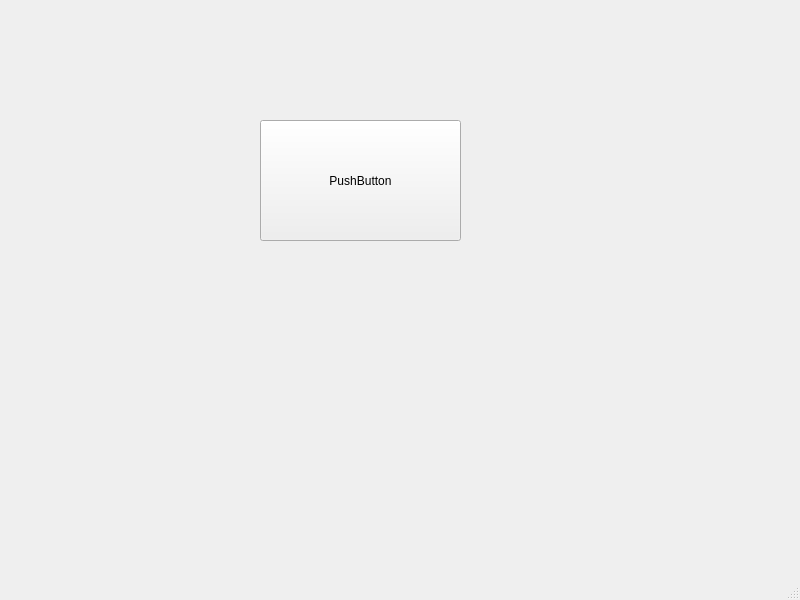
<?xml version="1.0" encoding="UTF-8"?>
<ui version="4.0">
 <class>MainWindow</class>
 <widget class="QMainWindow" name="MainWindow">
  <property name="geometry">
   <rect>
    <x>0</x>
    <y>0</y>
    <width>800</width>
    <height>600</height>
   </rect>
  </property>
  <property name="windowTitle">
   <string>MainWindow</string>
  </property>
  <widget class="QWidget" name="centralwidget">
   <widget class="QPushButton" name="pushButton">
    <property name="geometry">
     <rect>
      <x>260</x>
      <y>120</y>
      <width>201</width>
      <height>121</height>
     </rect>
    </property>
    <property name="text">
     <string>PushButton</string>
    </property>
   </widget>
  </widget>
  <widget class="QMenuBar" name="menubar">
   <property name="geometry">
    <rect>
     <x>0</x>
     <y>0</y>
     <width>800</width>
     <height>20</height>
    </rect>
   </property>
  </widget>
  <widget class="QStatusBar" name="statusbar"/>
 </widget>
 <resources/>
 <connections/>
</ui>
